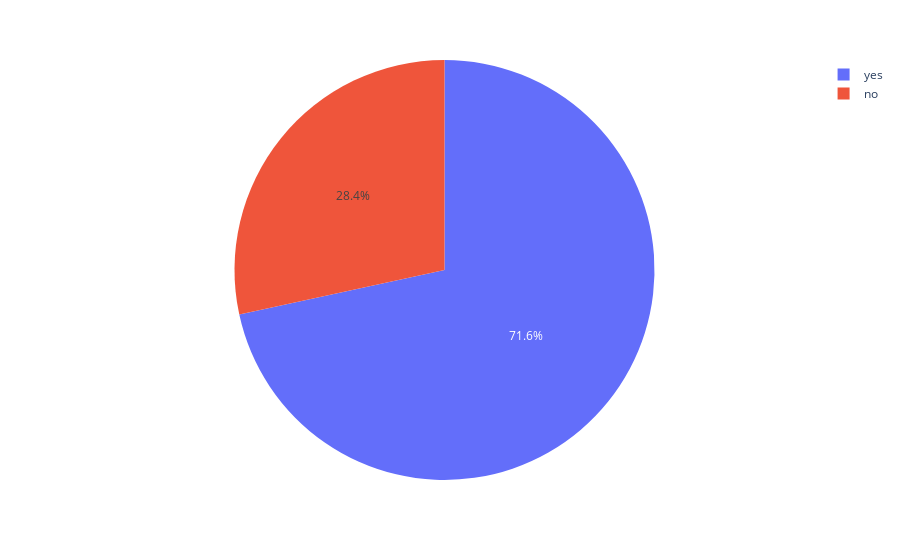
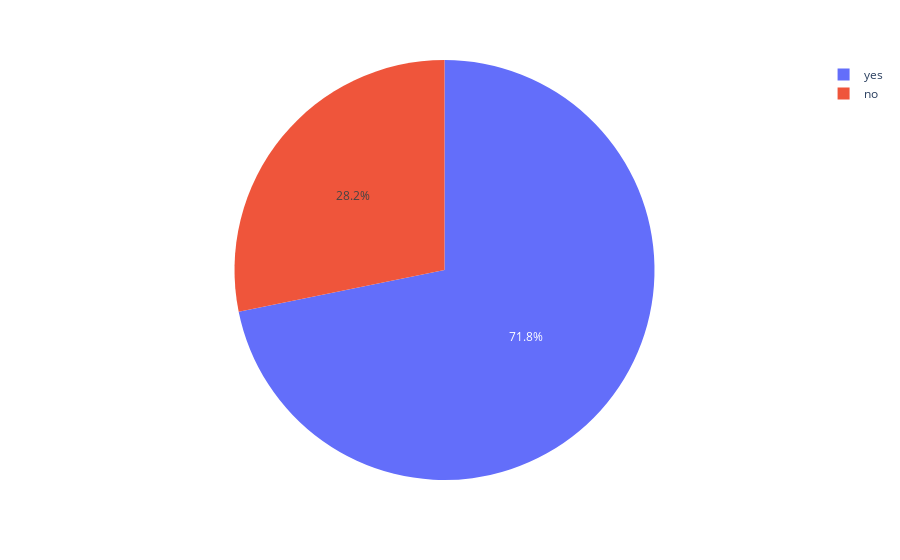

The code cell stored with these charts, in order, in its notebook:
### Code cell
def create_pie(df, values, names):

    pie = px.pie(errors, values=values, names=names)
    
    pie.update_layout(
        height = 400
    )
    
    return pie

names = errors.error_in_session
values = errors.test

errors_test = create_pie(errors, errors.test, names=names)
errors_control = create_pie(errors, errors.control, names=names)

errors_test.show()
errors_control.show()

### Figure 1 — Plotly figure (JSON) as saved in the notebook; plotly's stock layout.template omitted (floating-point values rounded to 4 significant figures)
{"data": [{"domain": {"x": [0, 1], "y": [0, 1]}, "hovertemplate": "error_in_session=%{label}<br>test=%{value}<extra></extra>", "labels": ["yes", "no"], "legendgroup": "", "name": "", "showlegend": true, "type": "pie", "values": [26636, 10568]}], "layout": {"autosize": true, "legend": {"tracegroupgap": 0}, "margin": {"t": 60}}}

### Figure 2 — Plotly figure (JSON) as saved in the notebook; plotly's stock layout.template omitted (floating-point values rounded to 4 significant figures)
{"data": [{"domain": {"x": [0, 1], "y": [0, 1]}, "hovertemplate": "error_in_session=%{label}<br>control=%{value}<extra></extra>", "labels": ["yes", "no"], "legendgroup": "", "name": "", "showlegend": true, "type": "pie", "values": [23157, 9086]}], "layout": {"autosize": true, "legend": {"tracegroupgap": 0}, "margin": {"t": 60}}}
